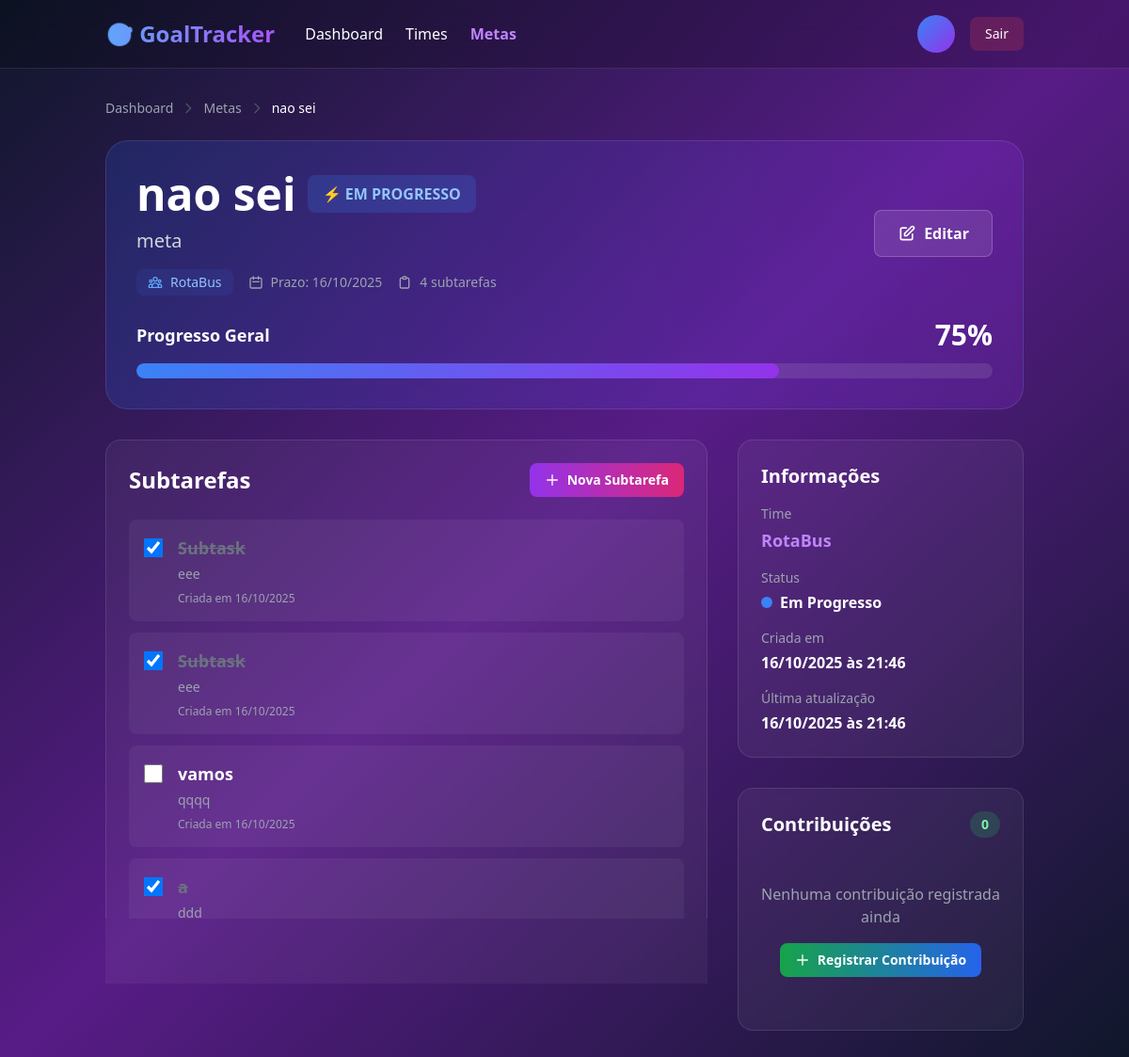
Before: /goals/1 with the older database file.
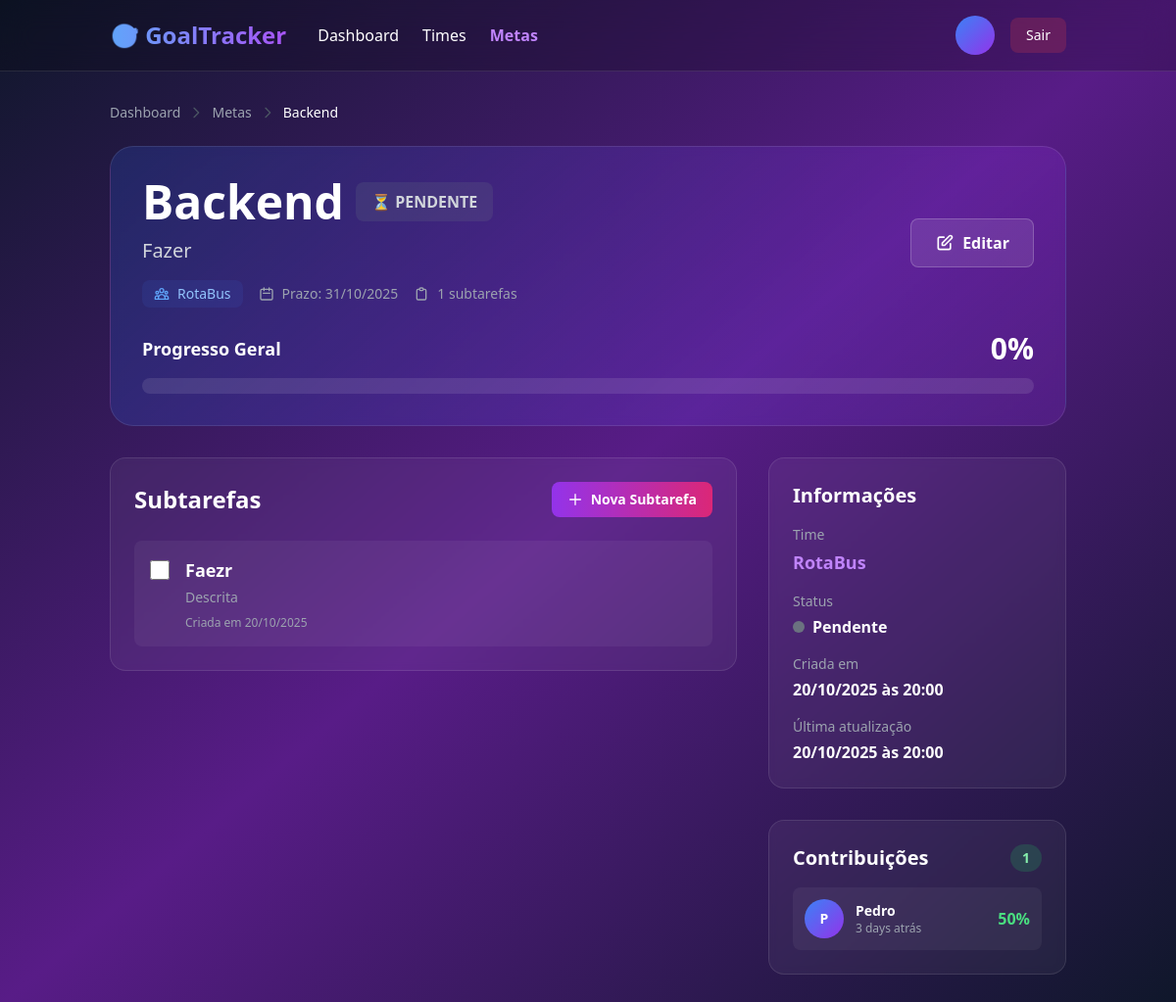
After: the same page with the newer database file.
### goals/models.py (models this page shows, shortened)
class Goal(models.Model):
    STATUS_CHOICES = [
        ('pending', 'Pendente'),
        ('in_progress', 'Em Progresso'),
        ('completed', 'Concluída'),
    ]
    team = models.ForeignKey(Team, on_delete=models.CASCADE, related_name="goals")
    title = models.CharField(max_length=150, unique=True)
    description = models.TextField()
    deadline = models.DateField()
    status = models.CharField(max_length=20, choices=STATUS_CHOICES, default="pending")
    created_at = models.DateTimeField(auto_now_add=True)
    updated_at = models.DateTimeField(auto_now=True)
    @property
    def progress(self):
        total = self.subtasks.count()
        if total == 0:
            return 0
        completed = self.subtasks.filter(is_completed=True).count()
        return int((completed / total) * 100)

### subgoals/models.py (models this page shows, shortened)
class SubGoal(models.Model):
    goal = models.ForeignKey(Goal, on_delete=models.CASCADE, related_name="subtasks")
    title = models.CharField(max_length=200)
    description = models.TextField(blank=True)
    is_completed = models.BooleanField(default=False)
    assigned_to = models.ForeignKey(
        CustomUser,
        on_delete=models.SET_NULL,
        null=True,
        blank=True,
        related_name="subtasks"
    )
    created_at = models.DateTimeField(auto_now_add=True)
    updated_at = models.DateTimeField(auto_now=True)

### teams/models.py (models this page shows, shortened)
class Team(models.Model):
    name = models.CharField(max_length=150)
    description = models.TextField(blank=True)
    owner = models.ForeignKey(CustomUser, on_delete=models.CASCADE, related_name='owned_teams')
    members = models.ManyToManyField(CustomUser, related_name="teams", blank=True)
    created_at = models.DateTimeField(auto_now_add=True)

### contributions/models.py (models this page shows, shortened)
class Contribution(models.Model):
    subtask = models.ForeignKey("subgoals.SubGoal", on_delete=models.CASCADE, null=True, blank=True, related_name="contributions")
    goal = models.ForeignKey("goals.Goal", on_delete=models.CASCADE, null=True, blank=True, related_name="contributions")
    created_at = models.DateTimeField(auto_now_add=True)
    user = models.ForeignKey(CustomUser, on_delete=models.CASCADE, related_name="contributions")
    progress = models.PositiveIntegerField(default=0)

### users/models.py (models this page shows, shortened)
class CustomUser(AbstractUser):
    photo = models.ImageField(upload_to="profiles/", blank=True, null=True)
    role = models.CharField(max_length=100, blank=True, null=True)

### goals/views.py (the view)
# urls.py: path("<int:pk>", GoalDetailView.as_view(), name='goal-detail'),
class GoalDetailView (DetailView, LoginRequiredMixin):
    model = Goal
    context_object_name = "goal"
    template_name = "goals/goal_detail.html"
    def get_context_data(self, **kwargs):
        context = super().get_context_data(**kwargs)
        goal = self.object
        subtasks = goal.subtasks.all()
        completed_count = subtasks.filter(is_completed=True).count()
        total_count = subtasks.count()
        context['subtasks_completed'] = completed_count
        context['subtasks_total'] = total_count
        return context

### templates/goals/goal_detail.html (shortened to what the changed rows need)
{% load static %}
<!DOCTYPE html>
<html lang="pt-BR">
<head>
    <script src="https://cdn.tailwindcss.com"></script>
</head>
<body class="bg-gradient-to-br from-slate-900 via-purple-900 to-slate-900 text-white min-h-screen">
    <div class="container mx-auto px-6 py-8">
        <div class="flex items-center gap-2 text-sm mb-6">
            <a href="{% url 'core:dashboard' %}" class="text-gray-400 hover:text-white transition">Dashboard</a>
            <svg class="w-4 h-4 text-gray-600" fill="none" stroke="currentColor" viewBox="0 0 24 24">
                <path stroke-linecap="round" stroke-linejoin="round" stroke-width="2" d="M9 5l7 7-7 7"/>
            </svg>
            <a href="{% url 'goal-list' %}" class="text-gray-400 hover:text-white transition">Metas</a>
            <svg class="w-4 h-4 text-gray-600" fill="none" stroke="currentColor" viewBox="0 0 24 24">
                <path stroke-linecap="round" stroke-linejoin="round" stroke-width="2" d="M9 5l7 7-7 7"/>
            </svg>
            <span class="text-white">{{ goal.title }}</span>
        </div>
        <div class="bg-gradient-to-r from-blue-600/20 to-purple-600/20 backdrop-blur-sm rounded-3xl p-8 border border-white/10 mb-8">
            <div class="flex flex-col lg:flex-row justify-between items-start lg:items-center gap-6 mb-6">
                <div class="flex-1">
                    <div class="flex items-center gap-3 mb-3">
                        <h1 class="text-4xl md:text-5xl font-bold">{{ goal.title }}</h1>
                        {% if goal.status == 'completed' %}
                        <span class="px-4 py-2 bg-green-500/20 text-green-300 rounded-lg font-semibold">✓ CONCLUÍDA</span>
                        {% elif goal.status == 'in_progress' %}
                        <span class="px-4 py-2 bg-blue-500/20 text-blue-300 rounded-lg font-semibold">⚡ EM PROGRESSO</span>
                        {% else %}
                        <span class="px-4 py-2 bg-gray-500/20 text-gray-300 rounded-lg font-semibold">⏳ PENDENTE</span>
                        {% endif %}
                    </div>
                    <p class="text-xl text-gray-300 mb-4">{{ goal.description }}</p>
                    <div class="flex flex-wrap items-center gap-4 text-sm">
                        <div class="flex items-center gap-2 px-3 py-1 bg-blue-500/10 rounded-lg">
                            <span class="text-blue-300">{{ goal.team.name }}</span>
                        </div>
                        <div class="flex items-center gap-2 text-gray-400">
                            <svg class="w-4 h-4" fill="none" stroke="currentColor" viewBox="0 0 24 24">
                                <path stroke-linecap="round" stroke-linejoin="round" stroke-width="2" d="M8 7V3m8 4V3m-9 8h10M5 21h14a2 2 0 002-2V7a2 2 0 00-2-2H5a2 2 0 00-2 2v12a2 2 0 002 2z"/>
                            </svg>
                            <span>Prazo: {{ goal.deadline|date:"d/m/Y" }}</span>
                        </div>
                        <div class="flex items-center gap-2 text-gray-400">
                            <svg class="w-4 h-4" fill="none" stroke="currentColor" viewBox="0 0 24 24">
                                <path stroke-linecap="round" stroke-linejoin="round" stroke-width="2" d="M9 5H7a2 2 0 00-2 2v12a2 2 0 002 2h10a2 2 0 002-2V7a2 2 0 00-2-2h-2M9 5a2 2 0 002 2h2a2 2 0 002-2M9 5a2 2 0 012-2h2a2 2 0 012 2"/>
                            </svg>
                            <span>{{ goal.subtasks.count }} subtarefas</span>
                        </div>
                    </div>
                </div>
            </div>
            <div>
                <div class="flex justify-between items-center mb-3">
                    <span class="text-lg font-semibold">Progresso Geral</span>
                    <span class="text-3xl font-bold">{{ goal.progress }}%</span>
                </div>
                <div class="w-full bg-white/10 rounded-full h-4 overflow-hidden">
                    <div
                        class="h-full rounded-full transition-all duration-500 {% if goal.progress == 100 %}bg-gradient-to-r from-green-500 to-emerald-600{% elif goal.progress >= 50 %}bg-gradient-to-r from-blue-500 to-purple-600{% else %}bg-gradient-to-r from-orange-500 to-red-600{% endif %}"
                        style="width: {{ goal.progress }}%"
                    ></div>
                </div>
            </div>
        </div>
        <div class="grid lg:grid-cols-3 gap-8">
            <div class="lg:col-span-2">
                <div class="bg-white/5 backdrop-blur-sm rounded-2xl p-6 border border-white/10">
                    <div class="flex items-center justify-between mb-6">
                        <h2 class="text-2xl font-bold">Subtarefas</h2>
                    </div>
                    {% if goal.subtasks.all %}
                    <div class="space-y-3">
                        {% for subtask in goal.subtasks.all %}
                        <div class="flex items-start gap-4 p-4 bg-white/5 rounded-lg hover:bg-white/10 transition group">
                            <input
                                type="checkbox"
                                {% if subtask.is_completed %}checked{% endif %}
                                class="mt-1 w-5 h-5 rounded border-gray-600 text-purple-600 focus:ring-purple-500 cursor-pointer"
                                onchange="window.location.href='{% url 'subgoal-update' goal.id subtask.pk %}?complete=true'"
                            />
                            <div class="flex-1">
                                <div class="flex items-center gap-2 mb-1">
                                    <h3 class="font-semibold text-lg {% if subtask.is_completed %}line-through text-gray-500{% endif %}">
                                        {{ subtask.title }}
                                    </h3>
                                </div>
                                {% if subtask.description %}
                                <p class="text-sm text-gray-400 mb-2">{{ subtask.description }}</p>
                                {% endif %}
                                <div class="flex items-center gap-3 text-xs text-gray-400">
                                    <span>Criada em {{ subtask.created_at|date:"d/m/Y" }}</span>
                                </div>
                            </div>
                        </div>
                        {% endfor %}
                    </div>
                    {% endif %}
                </div>
            </div>
            <div class="space-y-8">
                <div class="bg-white/5 backdrop-blur-sm rounded-2xl p-6 border border-white/10">
                    <div class="space-y-4">
                        <div>
                            <div class="text-sm text-gray-400 mb-1">Time</div>
                            <a href="{% url 'team-detail' goal.team.pk %}" class="text-lg font-semibold text-purple-400 hover:text-purple-300 transition">
                                {{ goal.team.name }}
                            </a>
                        </div>
                        <div>
                            <div class="flex items-center gap-2">
                                {% if goal.status == 'completed' %}
                                <div class="w-3 h-3 bg-green-500 rounded-full"></div>
                                <span class="font-semibold">Concluída</span>
                                {% elif goal.status == 'in_progress' %}
                                <div class="w-3 h-3 bg-blue-500 rounded-full animate-pulse"></div>
                                <span class="font-semibold">Em Progresso</span>
                                {% else %}
                                <div class="w-3 h-3 bg-gray-500 rounded-full"></div>
                                <span class="font-semibold">Pendente</span>
                                {% endif %}
                            </div>
                        </div>
                        <div>
                            <div class="text-sm text-gray-400 mb-1">Criada em</div>
                            <span class="font-semibold">{{ goal.created_at|date:"d/m/Y \à\s H:i" }}</span>
                        </div>
                        <div>
                            <div class="text-sm text-gray-400 mb-1">Última atualização</div>
                            <span class="font-semibold">{{ goal.updated_at|date:"d/m/Y \à\s H:i" }}</span>
                        </div>
                    </div>
                </div>
                <div class="bg-white/5 backdrop-blur-sm rounded-2xl p-6 border border-white/10">
                    <div class="flex items-center justify-between mb-4">
                        <h3 class="text-xl font-bold">Contribuições</h3>
                        <span class="px-3 py-1 bg-green-500/20 text-green-300 rounded-full text-sm font-semibold">
                            {{ goal.contributions.count }}
                        </span>
                    </div>
                    {% if goal.contributions.all %}
                    <div class="space-y-3">
                        {% for contribution in goal.contributions.all|slice:":5" %}
                        <div class="flex items-center gap-3 p-3 bg-white/5 rounded-lg hover:bg-white/10 transition">
                            {% if contribution.user.photo %}
                            <img src="{{ contribution.user.photo.url }}" alt="{{ contribution.user.username }}" class="w-10 h-10 rounded-full border-2 border-purple-500">
                            {% else %}
                            <div class="w-10 h-10 rounded-full bg-gradient-to-br from-blue-500 to-purple-600 flex items-center justify-center font-bold text-sm">
                                {{ contribution.user.username|first|upper }}
                            </div>
                            {% endif %}
                            <div class="flex-1 min-w-0">
                                <div class="font-semibold text-sm">{{ contribution.user.username }}</div>
                                <div class="text-xs text-gray-400">{{ contribution.created_at|timesince }} atrás</div>
                            </div>
                            <div class="text-right">
                                <div class="font-bold text-green-400">{{ contribution.progress }}%</div>
                            </div>
                        </div>
                        {% endfor %}
                    </div>
                    {% else %}
                    <div class="text-center py-8">
                        <p class="text-gray-400 mb-4">Nenhuma contribuição registrada ainda</p>
                        <a href="{% url 'contribution-create' goal.pk %}" class="inline-flex items-center gap-2 px-4 py-2 bg-gradient-to-r from-green-600 to-blue-600 hover:from-green-700 hover:to-blue-700 rounded-lg font-semibold text-sm transition-all duration-300 hover:scale-105">
                            <svg class="w-4 h-4" fill="none" stroke="currentColor" viewBox="0 0 24 24">
                                <path stroke-linecap="round" stroke-linejoin="round" stroke-width="2" d="M12 4v16m8-8H4"/>
                            </svg>
                            Registrar Contribuição
                        </a>
                    </div>
                    {% endif %}
                </div>
            </div>
        </div>
    </div>
</body>
</html>

Changed rows visible on the page:
removed SubGoal: is_completed "☑", title "Subtask", description "eee", created_at "16/10/2025"
removed SubGoal: is_completed "☑", title "Subtask", description "eee", created_at "16/10/2025"
removed SubGoal: title "vamos", description "qqqq", created_at "16/10/2025"
removed SubGoal: is_completed "☑", title "a", description "ddd"
changed Goal "RotaBus": title "nao sei" → "Backend"; status "in_progress" → "pending" (drawn); description "meta" → "Fazer"; deadline "16/10/2025" → "31/10/2025"; subtasks.count "4" → "1"; progress "75" → "0"; created_at "16/10/2025 às 21:46" → "20/10/2025 às 20:00"; updated_at "16/10/2025 às 21:46" → "20/10/2025 às 20:00"; contributions.count "0" → "1"
added SubGoal: title "Faezr", description "Descrita", created_at "20/10/2025"
now on this page (row edited): Contribution: user.username|first "P", user.username "Pedro", created_at "3 days", progress "50"
changed Contribution: goal_id 2 → 1 (drawn)
Other visible differences:
text no longer shown: "⚡ EM PROGRESSO Em Progresso Nenhuma contribuição registrada ainda Registrar Contribuição"
text now shown: "⏳ PENDENTE Pendente"
